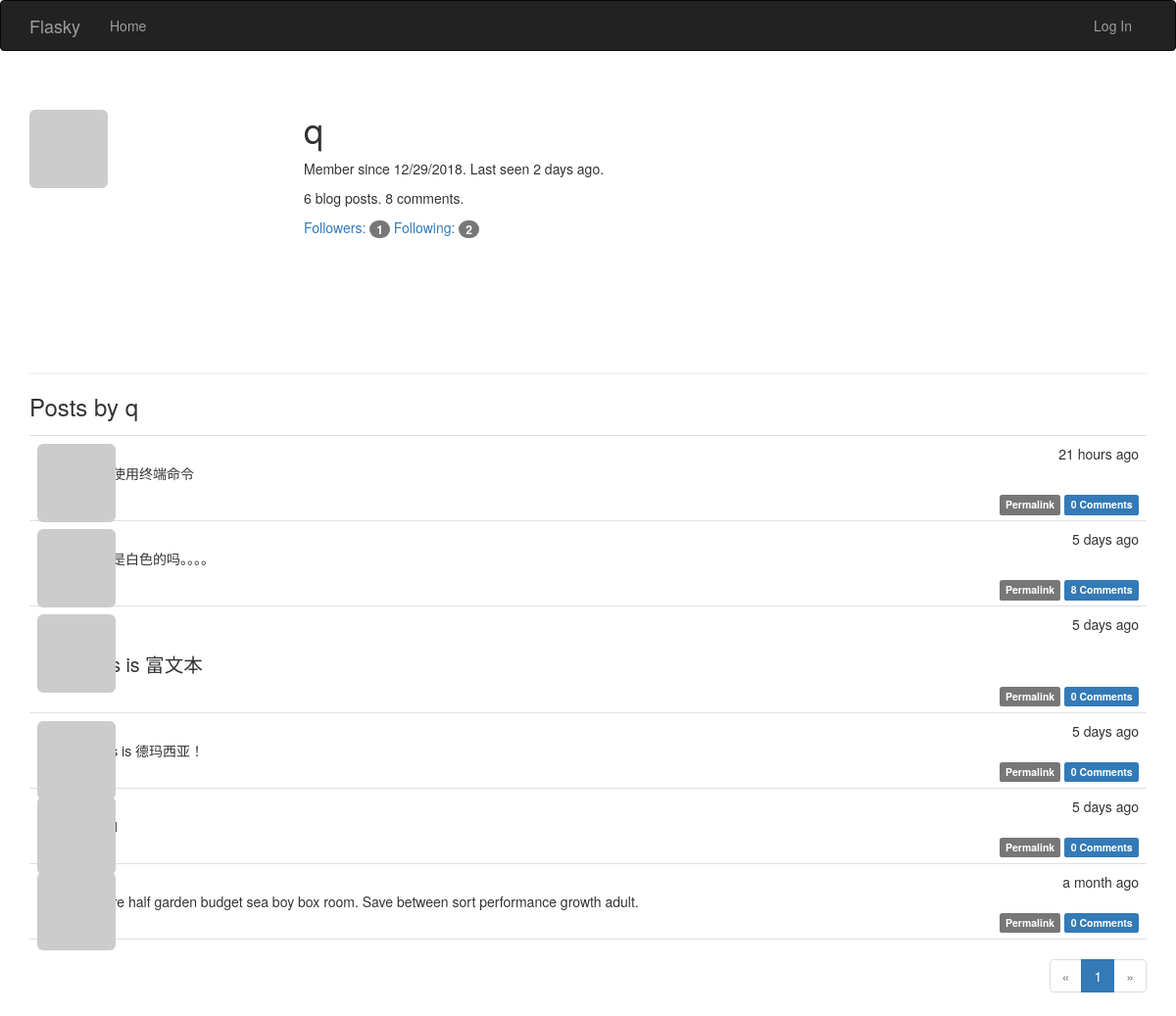
The app's page /user/q with its own data.
### app/models.py (models this page shows, shortened)
class User(UserMixin, db.Model):
    __tablename__ = 'users'
    id = db.Column(db.Integer, primary_key=True)
    email = db.Column(db.String(64), unique=True, index=True)
    username = db.Column(db.String(64), unique=True, index=True)
    role_id = db.Column(db.Integer, db.ForeignKey('roles.id'))
    password_hash = db.Column(db.String(128))
    confirmed = db.Column(db.Boolean, default=False)
    name = db.Column(db.String(64))
    location = db.Column(db.String(64))
    about_me = db.Column(db.Text())
    member_since = db.Column(db.DateTime(), default=datetime.utcnow)
    last_seen = db.Column(db.DateTime(), default=datetime.utcnow)
    avatar_hash = db.Column(db.String(32))
    posts = db.relationship('Post', backref='author', lazy='dynamic')
    followed = db.relationship('Follow',
                                foreign_keys=[Follow.follower_id],
                                backref=db.backref('follower', lazy='joined'),
                                lazy='dynamic',
                                cascade='all, delete-orphan')
    followers = db.relationship('Follow',
                                foreign_keys=[Follow.followed_id],
                                backref=db.backref('followed', lazy='joined'),
                                lazy='dynamic',
                                cascade='all, delete-orphan')
    comments = db.relationship('Comment', backref='author', lazy='dynamic')
    @property
    def password(self):
        raise AttributeError('password is not a readable attribute')
    def gravatar(self, size=100, default='identicon', rating='g'):
        url = 'https://secure.gravatar.com/avatar'
        hash = self.avatar_hash or self.gravatar_hash()
        return '{url}/{hash}?s={size}&d={default}&r={rating}'.format(
            url=url, hash=hash, size=size, default=default, rating=rating)

class Post(db.Model):
    __tablename__ = 'posts'
    id = db.Column(db.Integer, primary_key=True)
    body = db.Column(db.Text)
    body_html = db.Column(db.Text)
    timestamp = db.Column(db.DateTime, index=True, default=datetime.utcnow)
    author_id = db.Column(db.Integer, db.ForeignKey('users.id'))
    comments = db.relationship('Comment', backref='post', lazy='dynamic')

### app/main/views.py (the view)
@main.route('/user/<username>')
def user(username):
    user = User.query.filter_by(username=username).first_or_404()
    page = request.args.get('page', 1, type=int)
    pagination = user.posts.order_by(Post.timestamp.desc()).paginate(
            page, per_page=current_app.config['FLASKY_POSTS_PER_PAGE'],
            error_out=False)
    posts = pagination.items
    return render_template('user.html', user=user, posts=posts,
            pagination=pagination)

### app/auth/views.py (called while the page is built)
@auth.before_app_request
def before_request():
    if current_user.is_authenticated:
        current_user.ping()
        if not current_user.confirmed \
                and request.endpoint \
                and request.blueprint != 'auth' \
                and request.endpoint != 'static':
            return redirect(url_for('auth.unconfirmed'))

### app/main/__init__.py (called while the page is built)
@main.app_context_processor
def inject_permissions():
    return dict(Permission=Permission)

### app/models.py (called while the page is built)
    def can(self, permissions):
        return False

    def is_administrator(self):
        return False

### app/templates/user.html (shortened to what this page needs)
{% extends "base.html" %}
{% import "_macros.html" as macros %}
{% block page_content %}
<div class="page-header">
    <img class="img-rounded profile-thumbnail" src="{{ user.gravatar(size=256) }}">
    <div class="profile-header">
      <h1>{{ user.username }}</h1>
      <p>Member since {{ moment(user.member_since).format('L') }}. Last seen {{ moment(user.last_seen).fromNow() }}.</p>
      <p>{{ user.posts.count() }} blog posts. {{ user.comments.count() }} comments.</p>
      <p>
          <a href="{{ url_for('.followers', username=user.username) }}">Followers: <span class="badge">{{ user.followers.count() - 1 }}</span></a>
          <a href="{{ url_for('.followed_by', username=user.username) }}">Following: <span class="badge">{{ user.followed.count() - 1 }}</span></a>
      </p>
    </div>
</div>
<h3>Posts by {{ user.username }}</h3>
{% include '_posts.html' %}
{% if pagination %}
<div class="pagination">
    {{ macros.pagination_widget(pagination, '.user', username=user.username) }}
</div>
{% endif %}
{% endblock %}

### app/templates/_posts.html (shortened to what this page needs)
<ul class="posts">
    {% for post in posts %}
    <li class="post">
      <div class="post-thumbnail">
          <a href="{{ url_for('.user', username=post.author.username) }}">
            <img class="img-rounded profile-thumbnail" src="{{ post.author.gravatar(size=40) }}">
          </a>
      </div>
      <div class="post-content">
          <div class="post-date">{{ moment(post.timestamp).fromNow() }}</div>
          <div class="post-author"><a href="{{ url_for('.user', username=post.author.username) }}">{{ post.author.username }}</a></div>
          <div class="post-body">
              {% if post.body_html %}
                  {{ post.body_html | safe }}
              {% else %}
                  {{ post.body }}
              {% endif %}
          </div>
          <div class="post-footer">
              <a href="{{ url_for('.post', id=post.id) }}">
                  <span class="label label-default">Permalink</span>
              </a>
              <a href="{{ url_for('.post', id=post.id) }}#comments">
                <span class="label label-primary">{{ post.comments.count() }} Comments</span>
            </a>
            </div>
      </div>
    </li>
    {% endfor %}
</ul>

### app/static/styles.css (style rules this page uses)
.profile-thumbnail { position: absolute; }
.profile-header { min-height: 260px; margin-left: 280px; }
ul.posts { list-style-type: none; padding: 0px; margin: 16px 0px 0px 0px; border-top: 1px solid #e0e0e0; }
ul.posts li.post { padding: 8px; border-bottom: 1px solid #e0e0e0; }
div.post-date { float: right; }
div.post-author { font-weight: bold; }
div.post-thumbnail { position: absolute; }
div.post-content { margin-left: 48px; min-height: 48px; }
div.post-footer { text-align: right; }
div.pagination { width: 100%; text-align: right; padding: 0px; margin: 0px; }
.post-body h1 { font-size: 140%; }

### records on screen
User: username "q", member_since "12/29/2018", last_seen "2 days ago"
Post: timestamp "21 hours ago", body_html "正在使用终端命令", comments.count "0"
Post: timestamp "5 days ago", body_html "颜色是白色的吗。。。。", comments.count "8"
Post: timestamp "5 days ago", body_html "This is 富文本", comments.count "0"
Post: timestamp "5 days ago", body "#This is 德玛西亚！", comments.count "0"
Post: timestamp "5 days ago", comments.count "0"
Post: timestamp "a month ago", body "Where half garden budget sea boy box room. Save between sort performance growth adult.", comments.count "0"

### other values on screen
{{ user.posts.count() }} "6"
{{ user.comments.count() }} "8"
{{ user.followers.count() - 1 }} "1"
{{ user.followed.count() - 1 }} "2"
{{ p }} "1"
